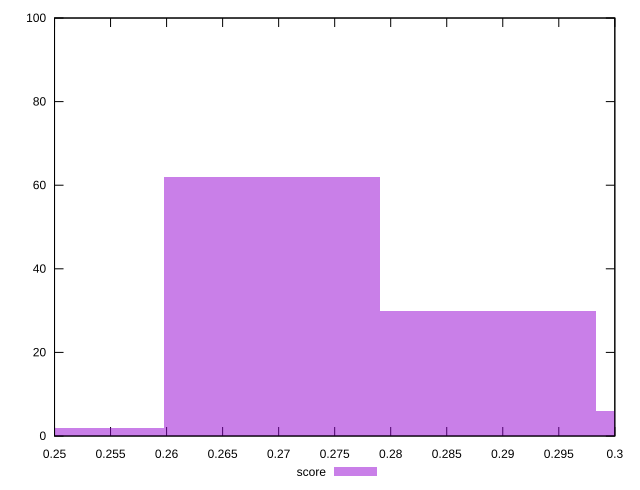

The script that saved this image:
reset

$score <<EOF
0.2694290330763498 62
0.2886739640103748 30
0.3079188949443998 6
0.25018410214232484 2
EOF

set key outside below
set boxwidth 0.019244930934024986
set xrange [0.25:0.3]
set yrange [0:100]
set trange [0:100]
set style fill transparent solid 0.5 noborder
set terminal svg size 640, 490 enhanced background rgb 'white'
set output "report_00018_2021-02-10T15-25-16.877Z/uses-text-compression/samples/pages+cached+noadtech/score/histogram.svg"

plot $score title "score" with boxes

reset
